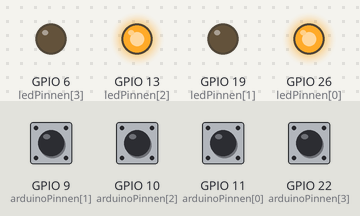
This program was run on a simulated Raspberry Pi (BCM pin numbers). Shown: output pins drawn as LEDs (lit = HIGH). Dashed ring = blinking. Inputs (shaded band) come from the test bench; at power-on: GPIO 9 (arduinoPinnen[1]), GPIO 10 (arduinoPinnen[2]), GPIO 11 (arduinoPinnen[0]), GPIO 22 (arduinoPinnen[3]) HIGH. The clock reads 2024-03-15 10:24:30 at power-on unless the program sets it.

Above: at 1.2 s.
1.3 s: GPIO 9 (arduinoPinnen[1]) pulled LOW for 1 s
At 2.6 s:
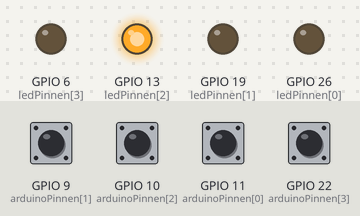
4.3 s: GPIO 10 (arduinoPinnen[2]) pulled LOW for 1 s
At 4.65 s:
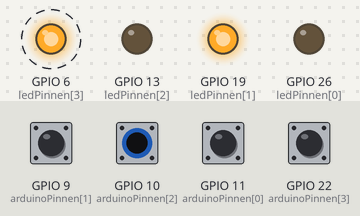
7.3 s: GPIO 11 (arduinoPinnen[0]) pulled LOW for 1 s
At 7.56 s:
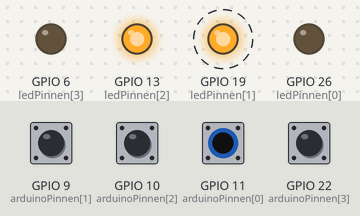
Timing chart, 0 to 16.3 s (numbered marks = the images above; inputs shaded):
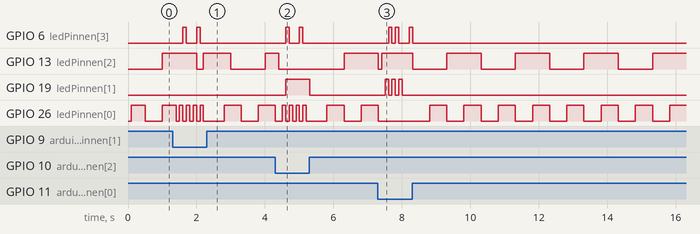

Measured:
- after the input at 1.3 s, GPIO 6 (ledPinnen[3]): alternates HIGH for 0.10 s and LOW for 0.30 s, 4 changes in all, then stays LOW, starting after 0.30 s
- after the input at 4.3 s, GPIO 6 (ledPinnen[3]): alternates HIGH for 0.10 s and LOW for 0.30 s, 4 changes in all, then stays LOW, starting after 0.31 s; GPIO 19 (ledPinnen[1]): LOW → HIGH after 0.31 s, → LOW 0.70 s later
- after the input at 7.3 s, GPIO 6 (ledPinnen[3]): goes HIGH 0.10 s, LOW 0.10 s, HIGH 0.10 s, LOW 0.30 s, HIGH 0.10 s, then LOW, starting after 0.31 s; GPIO 19 (ledPinnen[1]): alternates HIGH for 0.10 s and LOW for 0.10 s, 6 changes in all, then stays LOW, starting after 0.21 s
- by itself, GPIO 13 (ledPinnen[2]): repeats every 1.9 s: HIGH 0.90 s, LOW 1.0 s
- by itself, GPIO 26 (ledPinnen[0]): repeats every 1.0 s: HIGH 0.50 s, LOW 0.50 s

The program:

9.py
```python
#bron Elske

import RPi.GPIO as GPIO
import time

ledPinnen = [26, 19, 13, 6]
arduinoPinnen = [11, 9, 10, 22]
knipperTijden = [300, 500, 800, 1000]
vorigeTijden = [0, 0, 0, 0]
vorigeLedInput = -1
ledStatussen = [GPIO.LOW, GPIO.LOW, GPIO.LOW, GPIO.LOW]
knipperSelectie = [0, 0, 0, 0]
vorigeLed = [0, 0, 0, 0]

GPIO.setmode(GPIO.BCM)

# GPIO-uitgangsinstellingen
for i in range(4):
    GPIO.setup(ledPinnen[i], GPIO.OUT)

# GPIO-ingangsinstellingen met pull-up weerstand
for i in range(4):
    GPIO.setup(arduinoPinnen[i], GPIO.IN, GPIO.PUD_UP)

def millis():
    return time.time() * 1000

#functie voor het controleren van de led
def controleerLed(led, tijd):
    if vorigeLed[led] == 0:
        s = 0
        for i in vorigeLed:
            if i == 2:
                ledStatussen[s] = GPIO.LOW
                vorigeLed[s] = 0
                GPIO.output(ledPinnen[s], GPIO.LOW)
            if i == 1:
                vorigeLed[s] = 2
            s += 1
        ledStatussen[led] = GPIO.HIGH
        vorigeLed[led] = 1
        GPIO.output(ledPinnen[led], GPIO.HIGH)

    knipperSelectie[led] = knipperTijden[tijd]
    knipperLed(led)

#functie voor het knipperen van de led
def knipperLed(led):
    huidigeTijd = millis()
    if huidigeTijd - vorigeTijden[led] >= knipperSelectie[led] and vorigeLed[led] >= 1:
        vorigeTijden[led] = huidigeTijd
        if ledStatussen[led] == GPIO.LOW:
            ledStatussen[led] = GPIO.HIGH
        else:
            ledStatussen[led] = GPIO.LOW
        GPIO.output(ledPinnen[led], ledStatussen[led])

#functie die de input regelt
def ledInput(i):
    global vorigeLedInput
    pinStatus = GPIO.input(arduinoPinnen[i])
    if pinStatus == GPIO.HIGH:
        if vorigeLedInput > -1:
            controleerLed(vorigeLedInput, i)
            vorigeLedInput = -1
        else:
            vorigeLedInput = i

controleerLed(0, 0)
controleerLed(1, 0)

#loop voor het doorlopen van alle leds
while True:
    for i in range(4):
        knipperLed(i)
        ledInput(i)
    time.sleep(0.1)
```
